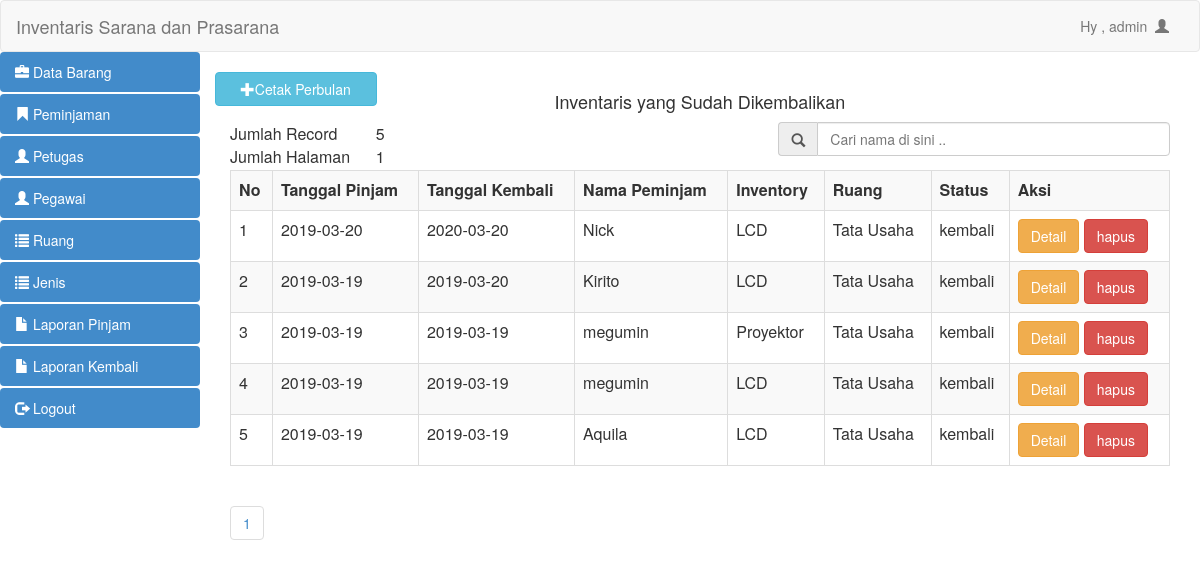
The app's page /admin/laporan2.php (signed in) with its own data.
### tables this page shows
CREATE TABLE IF NOT EXISTS `detail_pinjam` (
  `id_detail_pinjam` int(11) NOT NULL AUTO_INCREMENT,
  `id_inventaris` int(11) NOT NULL,
  `jumlah_pinjam` int(11) NOT NULL,
  `id_peminjaman` int(11) NOT NULL,
  PRIMARY KEY (`id_detail_pinjam`),
  KEY `id_inventaris` (`id_inventaris`),
  KEY `id_peminjaman` (`id_peminjaman`),
  CONSTRAINT `detail_pinjam_ibfk_1` FOREIGN KEY (`id_peminjaman`) REFERENCES `peminjaman` (`id_peminjaman`) ON DELETE CASCADE ON UPDATE CASCADE,
  CONSTRAINT `detail_pinjam_ibfk_2` FOREIGN KEY (`id_inventaris`) REFERENCES `inventaris` (`id_inventaris`) ON DELETE CASCADE ON UPDATE CASCADE
);

### admin/laporan2.php (the view, shortened to what this page needs)
<?php
include "header.php";
?>
<html>
<head>
<button style="margin-bottom:10px" data-toggle="modal" data-target="#myModal" class="btn btn-info col-md-2"><span class="glyphicon glyphicon-plus"></span >Cetak Perbulan</button>
 <p><h4 class="col-md-8" ><center>Inventaris yang Sudah Dikembalikan</center></h4></p>
<html>
<head>
 <?php
$per_hal=5;
$jumlah_record=mysql_query("SELECT COUNT(*) from view_kembali");
$jum=mysql_result($jumlah_record, 0);
$halaman=ceil($jum / $per_hal);
$page = (isset($_GET['page'])) ? (int)$_GET['page'] : 1;
$start = ($page - 1) * $per_hal;
?>
<div class="col-md-12">
  <table class="col-md-2 " >
    <tr>
      <td>Jumlah Record</td>
      <td><?php echo $jum; ?></td>
    </tr>
    <tr>
      <td>Jumlah Halaman</td>
      <td><?php echo $halaman; ?></td>
    </tr>
  </table>
 <form action="cari_kembali.php" method="get">
  <div class="input-group col-md-5 col-md-offset-7">
    <span class="input-group-addon" id="basic-addon1"><span class="glyphicon glyphicon-search"></span></span>
    <input type="text" class="form-control" placeholder="Cari nama di sini .." aria-describedby="basic-addon1" name="cari">
  </div>
   </form>
  <link rel="stylesheet" type="text/css" href="../assets/css/bootstrap-select.min.css">
<div class="table-responsive">
    <table class="table table-bordered table-striped table-hover">
<tr>
            <th >No</th>
            <th >Tanggal Pinjam  </th>
      <th >Tanggal Kembali </th>
      <th >Nama Peminjam</th>
      <th >Inventory</th>
      <th >Ruang</th>
      <th >Status</th>
      <th >Aksi</th>
          </tr>
<?php
  if(isset($_GET['cari'])){
    $cari=mysql_real_escape_string($_GET['cari']);
    $brg=mysql_query("select * from view_kembali where nama_pegawai like '$cari%' ");
  }else{
    $brg=mysql_query("select * from view_kembali limit $start, $per_hal");
  }
  $no=1;
  while($data=mysql_fetch_array($brg)){
    ?>
                                        <tr class="odd gradeX">
                                          <td><?php echo $no?></td>
                                              <td><?php echo $data['tanggal_pinjam'];?></td>
                        <td><?php echo $data['tanggal_kembali'];?></td>
                         <td><?php echo $data['nama_pegawai'];?></td>
                          <td ><?php echo $data['nama'];?></td>
                          <td ><?php echo $data['nama_ruang'];?></td>
              <td ><?php echo $data['status_peminjaman'];?></td>
                                      <td class="center"><a class="btn btn-warning" href="detail_kembali.php?id=<?php echo $data['id_peminjaman']; ?>"> Detail</a>
                                            <a class="btn btn-danger" href="hapus_pinjam.php?id=<?php echo $data['id_peminjaman']; ?>"
  onClick = "return confirm('Apakah Anda ingin mengapus  <?php echo $data['nama']; ?>?')"> hapus</a> </td>
                                        </tr>
                                        <?php $no++; }?>
                                </table>
                            <ul class="pagination">
      <?php
      for($x=1;$x<=$halaman;$x++){
        ?>
        <li><a href="?page=<?php echo $x ?>"><?php echo $x ?></a></li>
        <?php
      }
      ?>
    </ul>
<?php
include "footer.php";
?>

### records on screen
detail_pinjam: tanggal_pinjam "2019-03-20", tanggal_kembali "2020-03-20", nama_pegawai "Nick", nama "LCD", nama_ruang "Tata Usaha", status_peminjaman "kembali"
detail_pinjam: tanggal_pinjam "2019-03-19", tanggal_kembali "2019-03-20", nama_pegawai "Kirito", nama "LCD", nama_ruang "Tata Usaha", status_peminjaman "kembali"
detail_pinjam: tanggal_pinjam "2019-03-19", tanggal_kembali "2019-03-19", nama_pegawai "megumin", nama "Proyektor", nama_ruang "Tata Usaha", status_peminjaman "kembali"
detail_pinjam: tanggal_pinjam "2019-03-19", tanggal_kembali "2019-03-19", nama_pegawai "megumin", nama "LCD", nama_ruang "Tata Usaha", status_peminjaman "kembali"
detail_pinjam: tanggal_pinjam "2019-03-19", tanggal_kembali "2019-03-19", nama_pegawai "Aquila", nama "LCD", nama_ruang "Tata Usaha", status_peminjaman "kembali"

### other values on screen
$_SESSION['nama'] "admin"
$jum "5"
$halaman "1"
